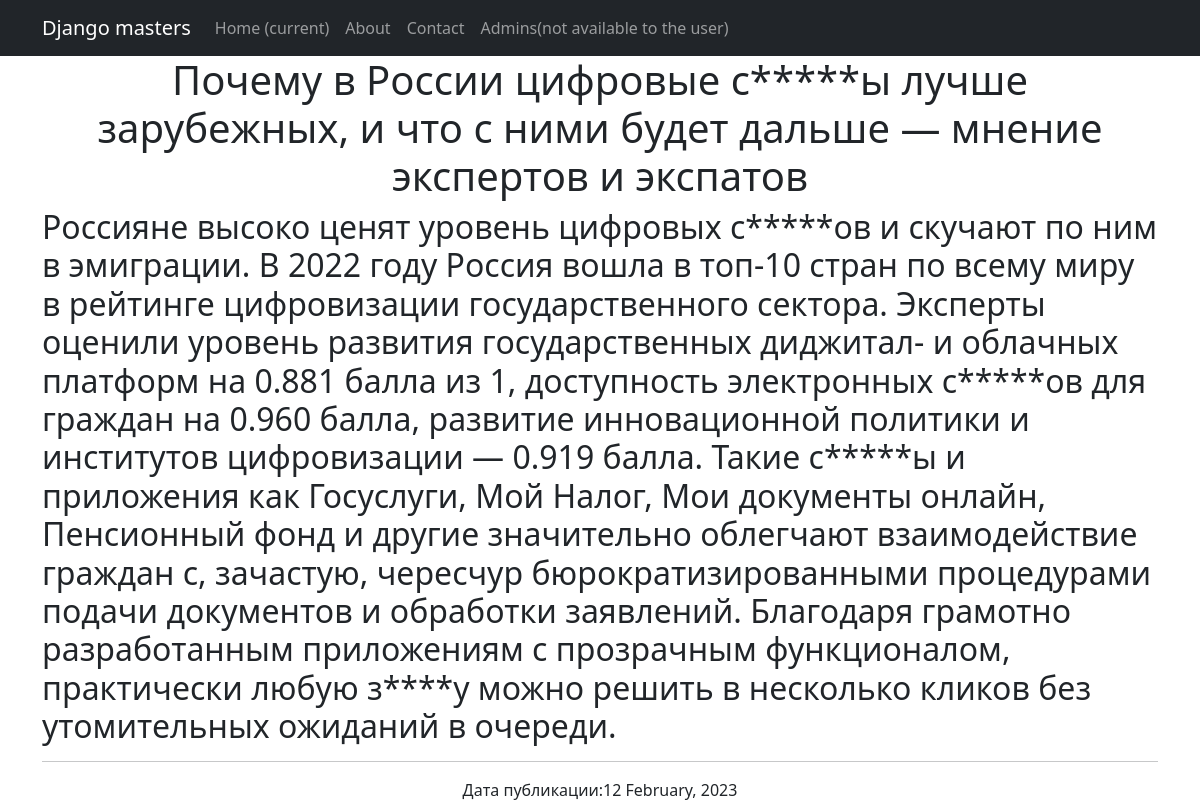
Screenshot of /news/1 with the database file from the repository.
### news/models.py (models this page shows, shortened)
class Post(models.Model):
    news = 'NE'
    article = 'AR'
    FIELD = [
        (news, 'Новость'),
        (article, 'Статья')
    ]
    article_or_news = models.CharField(max_length=2, choices=FIELD)
    data_time = models.DateTimeField(auto_now_add=True)
    name_news = models.CharField(max_length=255)
    text_news = models.TextField()
    rating_news = models.IntegerField(default=0)
    author_post = models.ForeignKey(Author, on_delete=models.CASCADE)
    post_category = models.ManyToManyField(Category, through='PostCategory')

### news/views.py (the view)
# urls.py: path('<int:pk>', NewsBlockDetail.as_view()),
class NewsBlockDetail(DetailView):
    model = Post
    template_name = 'news_block.html'
    context_object_name = 'news_block'

### news/templatetags/words_filters.py (called while the page is built)
    @register.filter()
    def curse(value):
        for i, j in CURSE_WORDS.items():
            value = value.replace(i, j)
        return value

### templates/news_block.html (shortened to what this page needs)
{% extends 'flatpages/default.html' %}
{% load words_filters %}
{% block content %}
<h1>{{ news_block.name_news|curse }}</h1>
<h2 style="text-align: left;">{{ news_block.text_news|curse }}</h2>
<hr>
<h style="text-align: left;">Дата публикации:{{ news_block.data_time|date:"d E, Y" }}</h>
{% endblock content %}

### rows the page displays
Post: name_news|curse "Почему в России цифровые с*****ы лучше зарубежных, и что с ними будет дальше — мнение экспертов и экспатов", text_news|curse "Россияне высоко ценят уровень цифровых с*****ов и скучают по ним в эмиграции. В 2022 году Россия вошла в топ-10 стран по всему миру в рейтинге цифровизации государственного сектора. Эксперты оценили уровень развития государственных диджитал- и облачных платформ на 0.881 балла из 1, доступность электронных с*****ов для граждан на 0.960 балла, развитие инновационной политики и институтов цифровизации — 0.919 балла. Такие с*****ы и приложения как Госуслуги, Мой Налог, Мои документы онлайн, Пенсионный фонд и другие значительно облегчают взаимодействие граждан с, зачастую, чересчур бюрократизированными процедурами подачи документов и обработки заявлений. Благодаря грамотно разработанным…", data_time "12 February, 2023"
